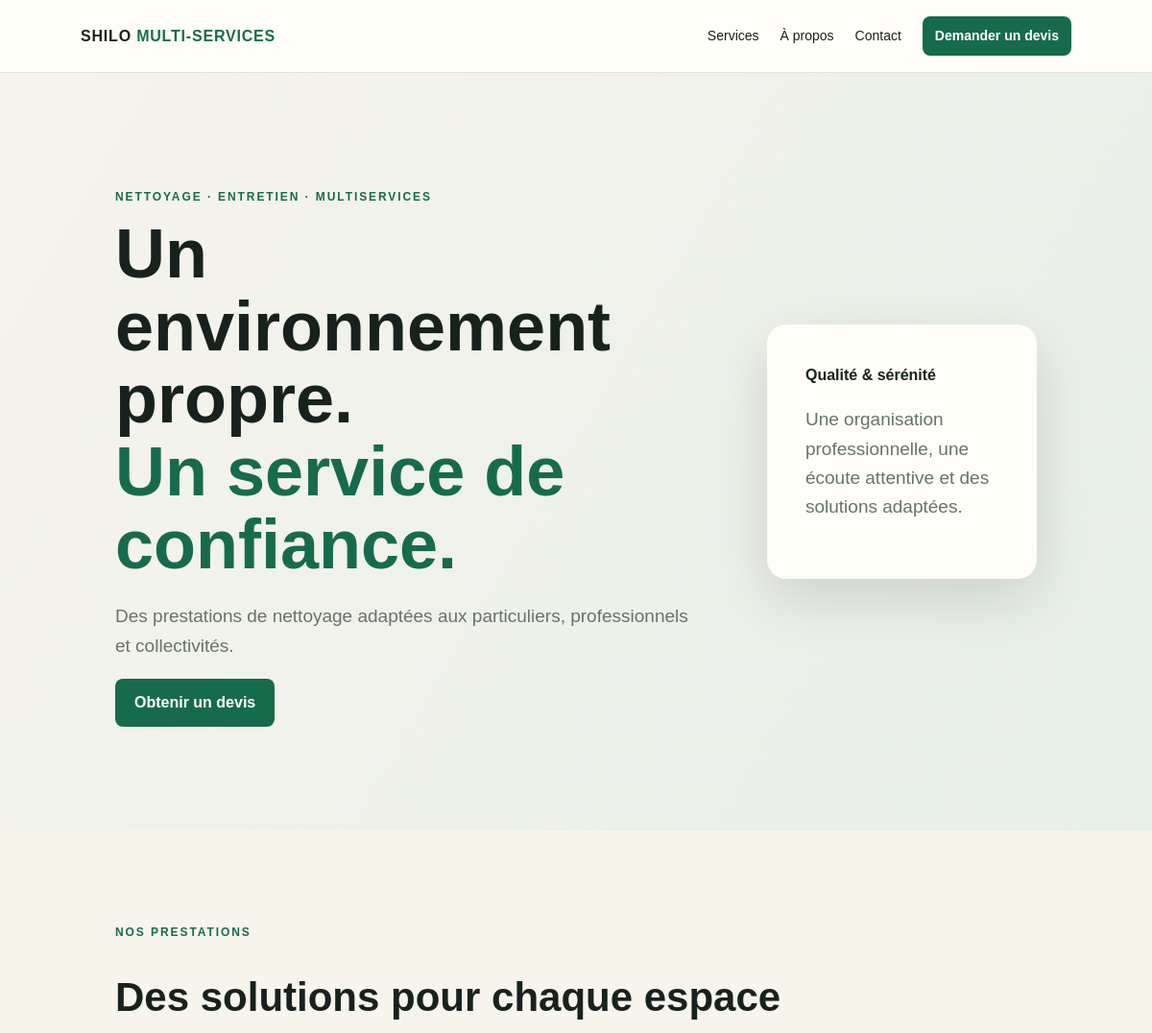
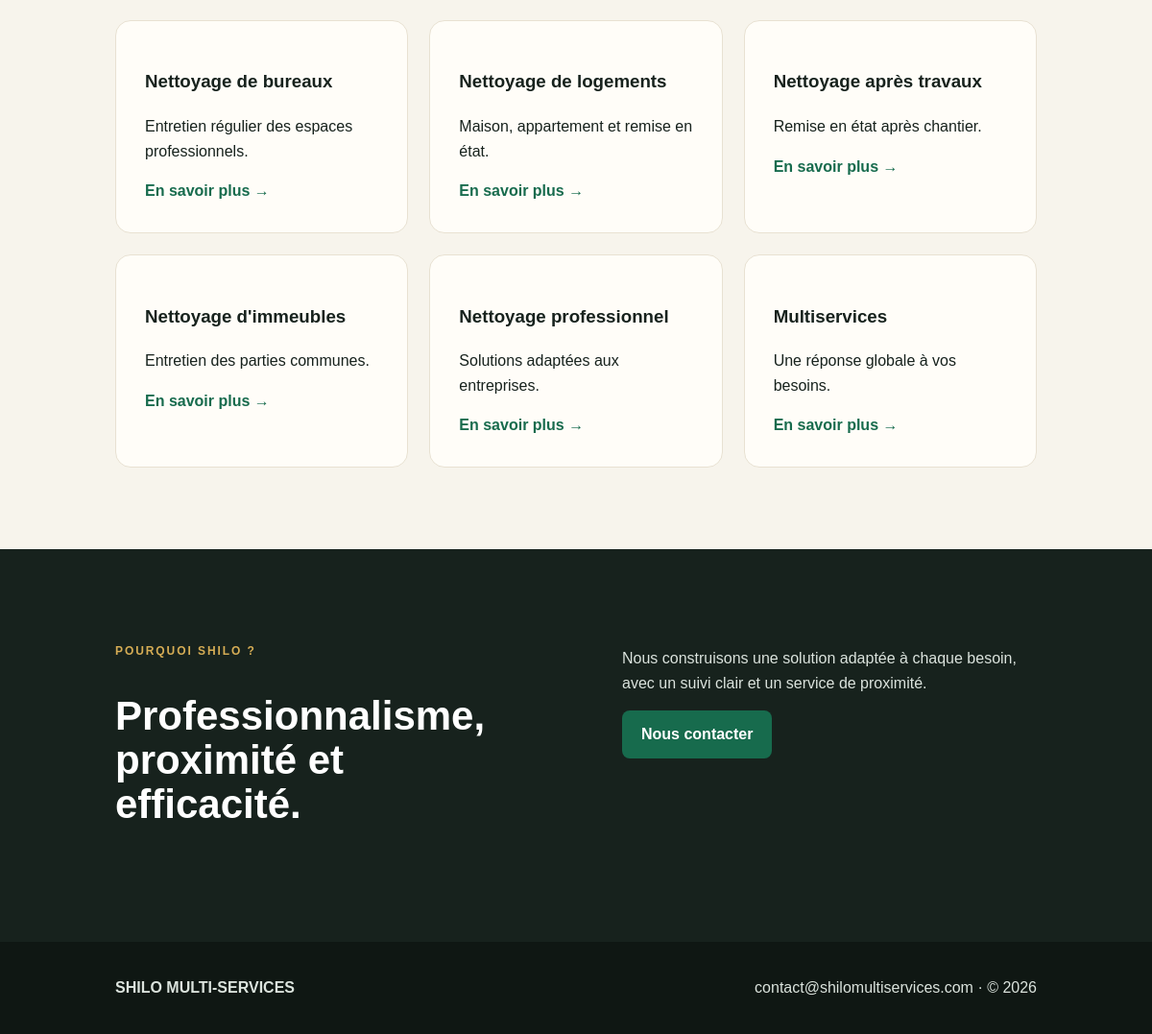
The page / on the database its author committed (2 pictures, top to bottom).
### services/models.py (models this page shows, shortened)
class Service(models.Model):
    name = models.CharField(max_length=120)
    short_description = models.CharField(max_length=255)
    description = models.TextField(blank=True)
    active = models.BooleanField(default=True)

### services/views.py (the view)
# urls.py: urlpatterns=[path('',views.home,name='home'),path('devis/',views.quote,name='quote'),path('contact/',views.contact,name='contact'),path('services/<int:pk>/',views.detail,name='detail')]
def home(request): return render(request,'home.html',{'services':Service.objects.filter(active=True)})

### templates/home.html
{% extends 'base.html' %}{% block content %}<section class="hero"><div><p class="eyebrow">NETTOYAGE · ENTRETIEN · MULTISERVICES</p><h1>Un environnement propre.<br><em>Un service de confiance.</em></h1><p>Des prestations de nettoyage adaptées aux particuliers, professionnels et collectivités.</p><a class="btn" href="{% url 'quote' %}">Obtenir un devis</a></div><div class="panel"><b>Qualité & sérénité</b><p>Une organisation professionnelle, une écoute attentive et des solutions adaptées.</p></div></section><section id="services" class="section"><p class="eyebrow">NOS PRESTATIONS</p><h2>Des solutions pour chaque espace</h2><div class="grid">{% for s in services %}<article><h3>{{s.name}}</h3><p>{{s.short_description}}</p><a href="{% url 'detail' s.pk %}">En savoir plus →</a></article>{% empty %}<article><h3>Nettoyage professionnel</h3><p>Ajoutez vos prestations depuis /admin/.</p></article>{% endfor %}</div></section><section id="apropos" class="split"><div><p class="eyebrow">POURQUOI SHILO ?</p><h2>Professionnalisme, proximité et efficacité.</h2></div><div><p>Nous construisons une solution adaptée à chaque besoin, avec un suivi clair et un service de proximité.</p><a class="btn" href="{% url 'contact' %}">Nous contacter</a></div></section>{% endblock %}

### templates/base.html (shortened to what this page needs)
{% load static %}<!doctype html><html lang="fr"><head><link rel="stylesheet" href="{% static 'css/site.css' %}"></head><body><header><a class="logo" href="/">SHILO <span>MULTI-SERVICES</span></a><nav><a href="/#services">Services</a><a href="/#apropos">À propos</a><a href="{% url 'contact' %}">Contact</a><a class="btn small" href="{% url 'quote' %}">Demander un devis</a></nav></header>{% block content %}{% endblock %}<footer><b>SHILO MULTI-SERVICES</b><span>contact@shilomultiservices.com · © {% now 'Y' %}</span></footer></body></html>

### static/css/site.css (style rules this page uses)
:root { --green:#176b4d;--dark:#17221d;--cream:#f7f4ec;--gold:#d6ad55 }
* { box-sizing:border-box }
body { margin:0;font-family:Arial,sans-serif;color:var(--dark);background:var(--cream);line-height:1.6 }
header { height:76px;padding:0 7%;display:flex;align-items:center;justify-content:space-between;background:#fffdf8;border-bottom:1px solid #e8e1d2;position:sticky;top:0;z-index:4 }
.logo { text-decoration:none;color:var(--dark);font-weight:900;letter-spacing:.05em }
.logo span { color:var(--green) }
nav { display:flex;gap:22px;align-items:center }
nav a { text-decoration:none;color:var(--dark);font-size:14px }
.btn { display:inline-block;background:var(--green);color:white!important;border:0;border-radius:8px;padding:12px 20px;text-decoration:none;font-weight:700;cursor:pointer }
.small { padding:9px 13px }
.hero { min-height:580px;padding:9% 10%;display:grid;grid-template-columns:1.5fr .7fr;gap:8%;align-items:center;background:linear-gradient(120deg,#f7f4ec,#e6efe8) }
h1 { font-size:clamp(44px,6vw,72px);line-height:1.05;margin:12px 0 22px }
h1 em { color:var(--green);font-style:normal }
.eyebrow { font-size:12px;letter-spacing:.16em;font-weight:800;color:var(--green) }
.hero p:not(.eyebrow) { font-size:19px;color:#66736b;max-width:650px }
.panel { background:#fffdf8;padding:40px;border-radius:20px;box-shadow:0 20px 60px #0002 }
.section { padding:85px 10% }
.section h2,.split h2 { font-size:42px;line-height:1.1 }
.grid { display:grid;grid-template-columns:repeat(3,1fr);gap:22px }
.grid article { background:#fffdf8;padding:30px;border-radius:16px;border:1px solid #e8e1d2 }
.grid a { color:var(--green);font-weight:700;text-decoration:none }
.split { padding:85px 10%;display:grid;grid-template-columns:1fr 1fr;gap:10%;background:var(--dark);color:white }
.split .eyebrow { color:var(--gold) }
.split p { color:#dbe3dd }
footer { background:#0f1713;color:#dbe3dd;padding:35px 10%;display:flex;justify-content:space-between }

### rows shown on the page
Service: name "Nettoyage de bureaux", short_description "Entretien régulier des espaces professionnels."
Service: name "Nettoyage de logements", short_description "Maison, appartement et remise en état."
Service: name "Nettoyage après travaux", short_description "Remise en état après chantier."
Service: name "Nettoyage d'immeubles", short_description "Entretien des parties communes."
Service: name "Nettoyage professionnel", short_description "Solutions adaptées aux entreprises."
Service: name "Multiservices", short_description "Une réponse globale à vos besoins."
